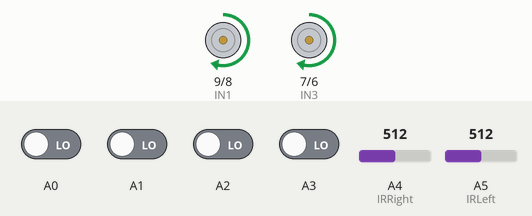
The sketch below on a simulated Arduino Uno, built with avr-gcc and run on an emulated ATmega328P. On the bench: motor-driver pin pairs drawn as motors (green arrow = first pin HIGH = forward, orange = second pin HIGH = backward, longer = more drive, scaled by the enable pin). Inputs (shaded band) come from the test bench; at power-on: A0–3 LOW, A4 (IRRight) = 512, A5 (IRLeft) = 512.

Above: at 5.7 s.
5.8 s: A4 (IRRight) set to 716
At 6.9 s:
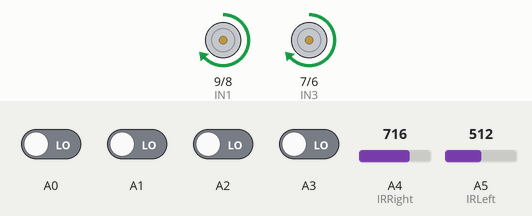
7.4 s: A5 (IRLeft) set to 716
8.9 s: A0 driven HIGH
At 9.8 s:
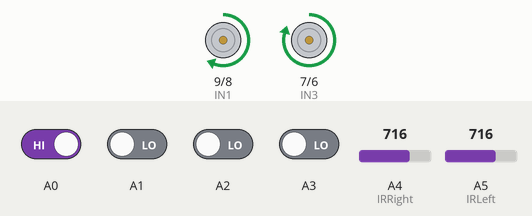
10.4 s: A3 driven HIGH
At 11.0 s:
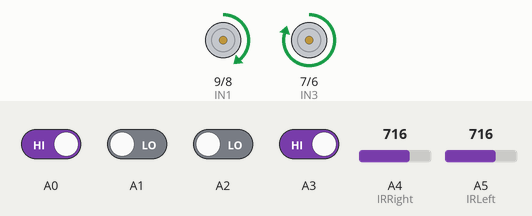
11.9 s: A2 driven HIGH
At 12.4 s:
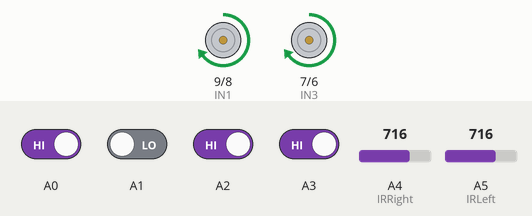
13.5 s: A5 (IRLeft) set to 900
At 14.6 s:
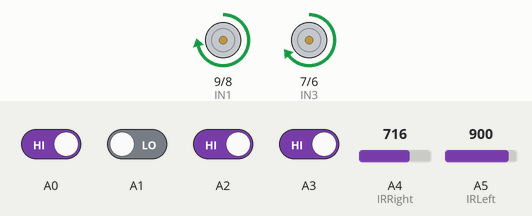
Timing chart, 0 to 16.0 s (numbered marks = the images above; inputs shaded):
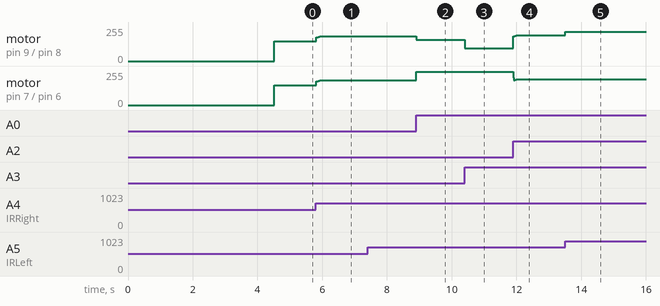

The sketch:

LineTrackingFinal.ino
```cpp
#include <QTRSensors.h>

#define rightMaxSpeed 255
#define leftMaxSpeed 255
#define rightBaseSpeed 150
#define leftBaseSpeed 150
#define IN1  9
#define IN2  8
#define IN3  7
#define IN4  6
#define ENA  10
#define ENB  5

#define NUM_SENSORS  6
#define IRLeft A5
#define IRRight A4

#define IRPIN 4
#define CH_UP 0x85E09D61
#define CH_DW 0xD51CCE5D
#define VOL_UP 0xC76EF4E5
#define VOL_DW 0x57E346E1
#define UP 0x6BFD8B01
#define DW 0xB1EFBA9D


double Kp=0.45;
double Kd=4.41;
double Ki=0.0025;

double IRSensor[2]={0,0};
QTRSensorsRC qtrrc((unsigned char[]) {A0, A1, A2, A3} , 4);

unsigned int sensorValues[NUM_SENSORS];

void go_ahead()
{
  digitalWrite(IN1, HIGH);
  digitalWrite(IN2, LOW);
  digitalWrite(IN3, HIGH);
  digitalWrite(IN4,LOW);
}

void go_stop()
{
  digitalWrite(IN1, LOW);
  digitalWrite(IN2, LOW);
  digitalWrite(IN3, LOW);
  digitalWrite(IN4,LOW);
}

void turn_right()
{
  digitalWrite(IN1, LOW);
  digitalWrite(IN2, HIGH);
  digitalWrite(IN3, HIGH);
  digitalWrite(IN4, LOW);
}

void turn_left()
{
  digitalWrite(IN1, HIGH);
  digitalWrite(IN2, LOW);
  digitalWrite(IN3, LOW);
  digitalWrite(IN4, HIGH);
}

void setup()
{
  pinMode(IN1, OUTPUT);
  pinMode(IN2, OUTPUT);
  pinMode(IN3, OUTPUT);
  pinMode(IN4, OUTPUT);
  pinMode(ENA, OUTPUT);
  pinMode(ENB, OUTPUT);

  Serial.begin(9600);
  for (int i = 0; i < 100; i++)
    qtrrc.calibrate();
  delay(20);
  go_stop();
  delay(2000);
}


void set_motorspeed(int lspeed,int rspeed) //change motor speed
{
  analogWrite(ENA,lspeed);
  analogWrite(ENB,rspeed);
}

void readSensors(){
  IRSensor[0]=analogRead(IRLeft);
  IRSensor[1]=analogRead(IRRight);
  unsigned int sensors[4];
  qtrrc.readLine(sensors);
  sensorValues[0]=IRSensor[0];
  sensorValues[1]=sensors[2];
  sensorValues[2]=sensors[3];
  sensorValues[3]=sensors[1];
  sensorValues[4]=sensors[0];
  sensorValues[5]=IRSensor[1];
}

double lastError = 0.0;
double integral=0.0;
double error=0.0;

void update(){
   error=0.0;
   lastError=0.0;
   integral=0.0;
}

int lastTurn=0;
void loop()
{
  readSensors();
  error=-0.3*sensorValues[0]-0.2*sensorValues[1]-0.1*sensorValues[2]+0.1*sensorValues[3]+0.2*sensorValues[4]+0.3*sensorValues[5];
  integral=integral+error;
  if(integral<0){integral=0;}
  if(integral>4000){integral=4000;}
  int motorSpeed = Kp * error + Kd * (error - lastError)+Ki*integral;
  lastError = error;

  int rightMotorSpeed = rightBaseSpeed + motorSpeed;
  int leftMotorSpeed = leftBaseSpeed - motorSpeed;

  if (rightMotorSpeed > rightMaxSpeed ) rightMotorSpeed = rightMaxSpeed;
  if (leftMotorSpeed > leftMaxSpeed ) leftMotorSpeed = leftMaxSpeed;
  if (rightMotorSpeed < 0) rightMotorSpeed = 0;
  if (leftMotorSpeed < 0) leftMotorSpeed = 0;

   {
    int dif=rightMotorSpeed-leftMotorSpeed;
    if(rightMotorSpeed==0){set_motorspeed(leftMotorSpeed,leftMotorSpeed);turn_left();}
    else if(leftMotorSpeed==0){set_motorspeed(rightMotorSpeed,rightMotorSpeed);turn_right();}
    else if(dif>0 && dif<100){set_motorspeed(rightMotorSpeed,rightMotorSpeed);go_ahead();}
    else if(dif<0 && (-1*dif)<100){set_motorspeed(leftMotorSpeed,leftMotorSpeed);go_ahead();}
    else{
      set_motorspeed(leftMotorSpeed,rightMotorSpeed);
      go_ahead();
    }
   }
}
```

Measured:
- after the input at 5.8 s, motor on pin 9 (IN1) / pin 8 (IN2), motor on pin 7 (IN3) / pin 6 (IN4): moves from forward 150/255 to forward 187/255 over 0.17 s, starting at once
- after the input at 8.9 s, motor on pin 9 (IN1) / pin 8 (IN2): forward 187/255 → forward 160/255 at once; motor on pin 7 (IN3) / pin 6 (IN4): forward 187/255 → forward 250/255 at once
- after the input at 10.4 s, motor on pin 9 (IN1) / pin 8 (IN2): forward 160/255 → forward 95/255 at once
- after the input at 11.9 s, motor on pin 9 (IN1) / pin 8 (IN2): moves from forward 95/255 to forward 194/255 over 0.11 s, starting at once; motor on pin 7 (IN3) / pin 6 (IN4): ramps from forward 186/255 to forward 205/255 and jumps back, once every 0.01 s
- after the input at 13.5 s, motor on pin 9 (IN1) / pin 8 (IN2): forward 194/255 → forward 219/255 at once
